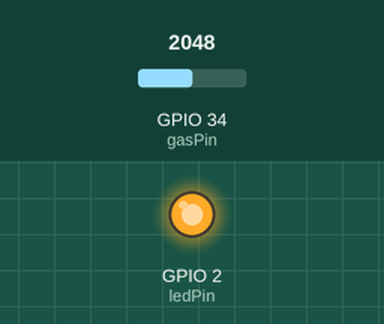
Recording of a sketch running on a simulated ESP32. On the bench: output pins drawn as LEDs (lit = HIGH). The test bench sets the inputs (shaded band); at power-on: GPIO 34 (gasPin) = 2048. What the sketch prints to the serial monitor is not drawn.

Above: at 1.3 s.
1.4 s: GPIO 34 (gasPin) set to 1272
2.9 s: GPIO 34 (gasPin) set to 1137
At 3.8 s:
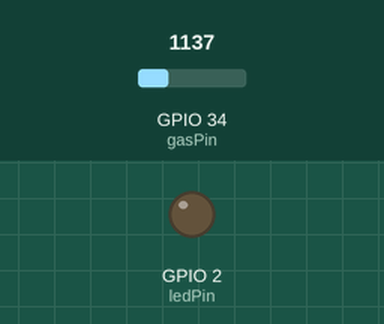
4.5 s: GPIO 34 (gasPin) set to 1228
At 5.0 s:
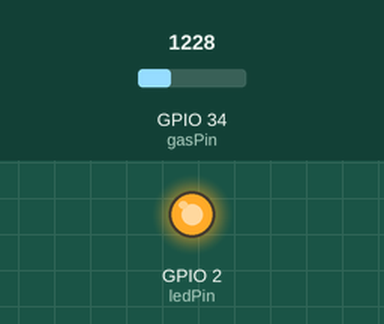
6.0 s: GPIO 34 (gasPin) set to 1160
At 6.3 s:
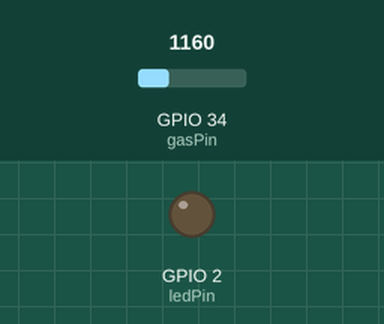
Timing chart, 0 to 8.5 s (numbered marks = the images above; inputs shaded):
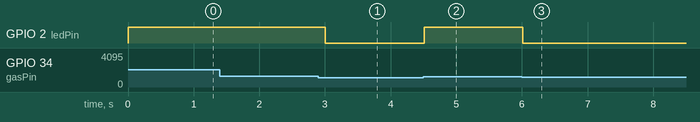

The sketch:

gas.ino
```cpp
// বাতাস খারাপ হলে সতর্ক করো (MQ-135 gas sensor) — ESP32 বোর্ড
// সেন্সরের VCC যাবে VIN-এ (5 V), GND যাবে GND-তে।
// AO থেকে 10 kΩ রেজিস্টর হয়ে D34-এ, আর D34 থেকে আরেকটা 10 kΩ হয়ে GND-তে:
// এতে AO-র ভোল্টেজ অর্ধেক হয়ে ESP32-র পিনের সীমার মধ্যে থাকে।
// LED রেজিস্টর হয়ে D2-তে থাকবে।

const int gasPin = 34;
const int ledPin = 2;
const int alarmLevel = 1200;  // এর বেশি হলে বাতাস খারাপ ধরা হবে

void setup() {
  pinMode(ledPin, OUTPUT);
  Serial.begin(115200);
}

void loop() {
  int value = analogRead(gasPin);            // ০ থেকে ৪০৯৫
  bool bad = value > alarmLevel;
  digitalWrite(ledPin, bad ? HIGH : LOW);
  Serial.print("গ্যাসের মান: ");
  Serial.print(value);
  Serial.println(bad ? "  বাতাস খারাপ!" : "  বাতাস ঠিক আছে");
  delay(500);
}
```

Measured:
- the behaviour switches between 1201 and 1200 on GPIO 34 (gasPin) (found by bisection; images 0 and 1)
- after the input at 1.4 s, every drawn part: stays the same
- after the input at 2.9 s, GPIO 2 (ledPin): HIGH → LOW after 0.11 s
- after the input at 4.5 s, GPIO 2 (ledPin): LOW → HIGH at once
- after the input at 6.0 s, GPIO 2 (ledPin): HIGH → LOW at once
